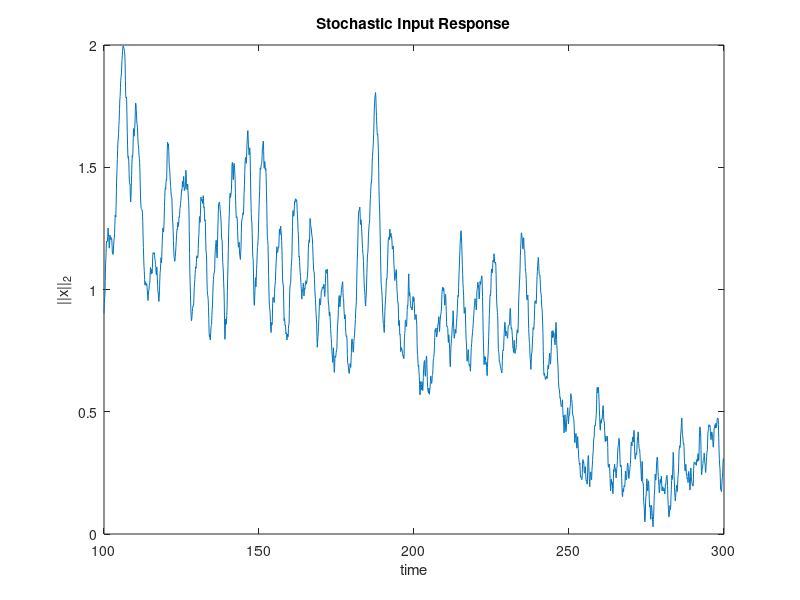
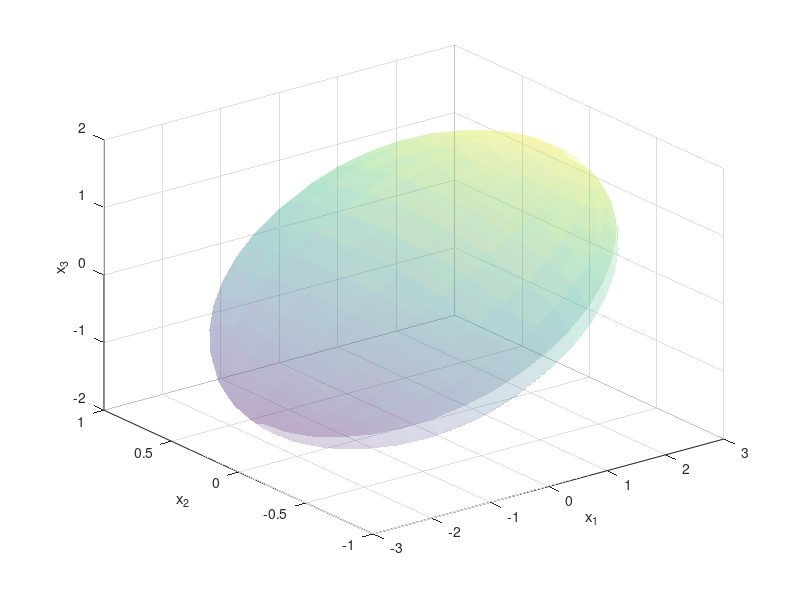

MATLAB code to generate these figures, in order: (Note: this script raises an error after producing the figures.)
clear; clc; close all

rng(42);
n = 3;
I = eye(n);
Sigma_w = 0.1 * I; % Uncorrelated noise

% Derive A
S = randn(n);
S = 0.5 * (S - S'); % Ensure skew-symmetry
Sigma = [7 0 3; 0 1 0; 3 0 3];
% Sigma = I;
A = (-1/2 * Sigma_w + S) / Sigma;

% Derive Sigma
% S = randn(n); S = 0.5*(S - S'); % Random skew-symmetric part
% Q = randn(n); Q = Q'*Q; % Random negative definite part
% A = -Q + S;            
% Sigma = lyap(A, Sigma_w);
% S = 0.5 * (A * Sigma - Sigma * A.');

ev = eig(A);
fprintf('max real part = %.4g\n', max(real(ev)));

% Simulation parameters
n_time = 2e3; %1e4; % Simulation time steps
transient_length = 1e3;
tr = 0.1; % Sampling period
t = 0 : tr : (n_time + transient_length - 1) * tr;

%% SIMULATE W/STOCHASTIC INPUT
sys = ss(A, eye(n), eye(n), zeros(n));
w = mvnrnd(zeros(1, n), Sigma_w, length(t)); % Generate noise input
y_stoch = lsim(sys, w, t); % Simulate LTI response to noise
y_stoch = y_stoch(transient_length + 1:end,:); % Remove transient

% Plot the norm of the state vector
figure, plot(t(transient_length + 1:end), vecnorm(y_stoch, 2, 2))
xlabel('time'); ylabel('||x||_2');
title('Stochastic Input Response')

% Animate state vector evolution
% animate3(y_stoch)

% State evolution in 2D/3D after PCA
% [coeff, score, latent, tsquared, explained, mu] = pca(y_sim);
% y_reduced3 = score(:, 1:3); animate3(y_reduced3)
% y_reduced2 = score(:, 1:2); animate2(y_reduced2)

%% STATE EVOLUTION & STEADY-STATE COVARIANCE
[U, D] = eig(Sigma); % eigenvectors & eigenvalues
radii = sqrt(diag(D)); % principal axes
mean_x = mean(y_stoch,1)'; % mean of the samples

% Plot 1std ellipsoid
[xs, ys, zs] = sphere(20); % unit sphere
ellipsoid_pts = U * diag(radii) * [xs(:)'; ys(:)'; zs(:)'];
X = reshape(ellipsoid_pts(1,:) , size(xs));
Y = reshape(ellipsoid_pts(2,:) , size(ys));
Z = reshape(ellipsoid_pts(3,:) , size(zs));

figure; hold on; grid on; view(3);
surf(X, Y, Z, 'FaceAlpha',0.2, 'EdgeColor','none');
plot3(mean_x(1), mean_x(2), mean_x(3), 'k+', 'MarkerSize',10);
xlabel('x_1'); ylabel('x_2'); zlabel('x_3');

% Plot eigenvectors scaled by eigenvalues
for i = 1:3
    vec = radii(i) * U(:,i);   % scale eigenvector by sqrt of eigenvalue
    quiver3(mean_x(1), mean_x(2), mean_x(3), vec(1), vec(2), vec(3), ...
        'LineWidth', 1);
end

% Animate trajectory
h = animatedline('LineWidth',1);
for i = 1:n_time
    addpoints(h, y_stoch(i,1), y_stoch(i,2), y_stoch(i,3));
    drawnow;
end

%% SYNCHRONIZATION
% Filter to narrow band
fpass = [0.1, 1.0];
fs = 1 / tr;
[b, a] = butter(4, fpass / (fs / 2), 'bandpass'); % 4th-order Butterworth filter
y_filt = filtfilt(b, a, y_stoch);
z = hilbert(y_filt);
phi = angle(z);

% figure, axis equal
% theta = linspace(0, 2*pi, 100);
% for k = 1:size(phi, 1)
%     cla
%     Rvec = mean(exp(1i*phi(k,:)));
%     plot(cos(theta), sin(theta), 'k--'), hold on
%     quiver(zeros(1,n), zeros(1,n), cos(phi(k,:)), sin(phi(k,:)), 0, 'b-')
%     hold on
%     quiver(0, 0, real(Rvec), imag(Rvec), 0, 'r', 'LineWidth', 2)
%     title(sprintf('t = %.2f, |R| = %.2f', t(k), abs(Rvec)))
%     drawnow, pause(.1)
% end

t_steady = t(transient_length + 1:end);
R = abs(mean(exp(1i*phi(:,:)), 2));
x = t_steady(:);
r = R(:);
win_sec = 30;
dt = x(2)-x(1);
w = max(1, round(win_sec / dt));
mu = movmean(r, w);       % centered moving mean
s  = movstd (r, w, 0);    % centered moving std (sample std)

figure, hold on
fill([x; flipud(x)], [mu+s; flipud(mu-s)], [0.9 0.9 1])
plot(x, r, 'b'), plot(x, mu, 'r-', 'LineWidth', 2)
yline(mean(r), 'k--', 'LineWidth', 2)                      
xlabel('Time (s)'); ylabel('R(t)'); title('Moving mean ± moving std')

%% SIMULATE AUTONOMOUS
x0 = 2 * ones(n,1);  % initial condition
options = odeset('RelTol', 1e-8, 'AbsTol', 1e-10);
[t_aut, y_aut] = ode45(@(t,x) A*x, t, x0, options);

% Plot the norm of the state vector
figure, plot(t_aut, vecnorm(y_aut, 2, 2))
xlabel('time'); ylabel('||x||_2');
title('Autonomous response (ode45)')

% Animate state vector evolution
% animate3(y_aut)

%% COVARIANCE MATRIX
% Max lag has to be inferior to total simulation time (in transient)
% because otherwise there wouldn't be enough data points to form the lagged
% pair. If I choose maxLag > length(t) then I have empty plot.
maxLag = 400;  % number of lags to evaluate
lags = (0:maxLag) * tr;

% Theoretical covariance
Sigma_tau = @(tau) expm(A * tau) * Sigma;
stds_th = sqrt(diag(Sigma));
normMat_th = stds_th * stds_th.';
Sigma_th = nan(n,n,numel(lags));
for k = 1:numel(lags)
    tau = lags(k);
    Sigma_th(:,:,k) = Sigma_tau(tau) ./ normMat_th; % Pearson correlation
end

% Empirical covariance
Sigma_emp0 = (y_stoch' * y_stoch) / size(y_stoch,1);
stds_emp = sqrt(diag(Sigma_emp0));
normMat_emp = stds_emp * stds_emp';
Sigma_emp = nan(n,n,numel(lags));
for k = 0:maxLag
    X = y_stoch(1:end-k, :);
    X_lag = y_stoch(1+k:end, :);
    Sigma_emp(:,:,k+1) = (X_lag' * X) / (size(y_stoch, 1) - k) ./ normMat_emp;
end

% Extend to negative lags based on property C_ij(-tau) = C_ji(tau)
lags_full = [-fliplr(lags(2:end)), lags]; % Symmetric lag vector
Sigma_th_full = nan(n,n,numel(lags_full));
Sigma_emp_full = nan(n,n,numel(lags_full));
for i = 1:n
    for j = 1:n
        Cth_pos = squeeze(Sigma_th(i,j,:));
        Cth_neg = squeeze(Sigma_th(j,i,2:end));
        Sigma_th_full(i,j,:) = [flipud(Cth_neg); Cth_pos];

        Cemp_pos = squeeze(Sigma_emp(i,j,:));
        Cemp_neg = squeeze(Sigma_emp(j,i,2:end));
        Sigma_emp_full(i,j,:) = [flipud(Cemp_neg); Cemp_pos];
    end
end

figure;
for i = 1:n
    for j = 1:n
        subplot(n,n,(i-1)*n+j);
        plot(lags_full, squeeze(Sigma_th_full(i,j,:)),'r-'); hold on;
        plot(lags_full, squeeze(Sigma_emp_full(i,j,:)),'b--');
        title(sprintf('\\Sigma_{%d%d}(\\tau)',i,j));
        xlabel('\tau'); grid on;
        if i==1 && j==1
            legend('Theory','Empirical');
        end
    end
end
sgtitle('Auto/Cross-Covariance');

figure;
for i = 1:n
    for j = 1:n
        subplot(n,n,(i-1)*n+j);
        Cth = squeeze(Sigma_th_full(i,j,:));
        Cth_sym = 0.5 * (Cth + flipud(Cth));
        Cth_asym = 0.5 * (Cth - flipud(Cth));
        Cemp = squeeze(Sigma_emp_full(i,j,:));
        Cemp_sym = 0.5 * (Cemp + flipud(Cemp));
        Cemp_asym = 0.5 * (Cemp - flipud(Cemp));

        plot(lags_full, Cth_sym, 'r-', 'LineWidth', 1.2); hold on;
        plot(lags_full, Cth_asym, 'b-', 'LineWidth', 1.2);
        plot(lags_full, Cemp_sym, 'r--');
        plot(lags_full, Cemp_asym, 'b--');
        title(sprintf('Sym/Asym C_{%d%d}(\\tau)', i, j));
        xlabel('\tau'); grid on;
        if i==1 && j==1
            legend('Sym (th)','Asym (th)','Sym (emp)','Asym (emp)');
        end
    end
end
sgtitle('Symmetric (Even) vs Asymmetric (Odd) Covariance Components');

% for k = transient_length:(n_time + transient_length - 1)
%     imshow(Ctens(:,:,k), [], 'InitialMagnification', 'fit')
%     title(sprintf('Time-Lagged Covariance \\Sigma(\\tau) at lag \\tau = %.2f', t(k)));
%     drawnow
%     pause(0.01)
% end

%% PSD MATRIX
Fs = 1 / tr;
% FFT algorithm faster with power of 2
Nfft = 2^nextpow2(maxLag + 1);
freqs = Fs * (0:(Nfft/2)) / Nfft;
omega = 2 * pi * freqs;

% Theoretical PSD
Phi_th = nan(n,n,length(freqs));
for k = 1:length(freqs)
    H = 1i * omega(k) * eye(n) - A;
    H_inv = inv(H);
    Phi_th(:,:,k) = H_inv * Sigma_w * (H_inv)';
end

% Empirical PSD
window = hamming(256);
noverlap = 128;
Phi_emp = nan(n, n, Nfft/2+1);
for i = 1:n
    for j = 1:n
        Pij = cpsd(y_stoch(:,i), y_stoch(:,j), window, noverlap, Nfft, Fs);
        Phi_emp(i,j,:) = Pij;  % Complex cross-spectrum
    end
end

figure;
for i = 1:n
    for j = 1:n
        subplot(n,n,(i-1)*n+j);
        plot(omega, abs(squeeze(Phi_th(i,j,:))),'r-'); hold on;
        plot(omega, abs(squeeze(Phi_emp(i,j,:))),'b--');
        title(sprintf('\\Phi_{%d%d}(\\omega)',i,j));
        xlabel('\omega'); grid on;
        if i==1 && j==1
            legend('Theory','Empirical');
        end
    end
end
sgtitle('Cross-Spectral Density Magnitude');

figure;
for i = 1:n
    for j = 1:n
        subplot(n,n,(i-1)*n + j);
        plot(omega, unwrap(angle(squeeze(Phi_th(i,j,:)))),'r-'); hold on;
        plot(omega, unwrap(angle(squeeze(Phi_emp(i,j,:)))),'b--');
        title(sprintf('Phase of \\Phi_{%d%d}(\\omega)', i, j));
        xlabel('\omega'); grid on;
        if i==1 && j==1
            legend('Theory','Empirical');
        end
    end
end
sgtitle('Cross-Spectral Density Phase');

figure;
for i = 1:n
    for j = 1:n
        subplot(n,n,(i-1)*n+j);
        co_th = real(squeeze(Phi_th(i,j,:)));
        quad_th = imag(squeeze(Phi_th(i,j,:)));
        co_emp = real(squeeze(Phi_emp(i,j,:)));
        quad_emp = imag(squeeze(Phi_emp(i,j,:)));

        plot(omega, co_th, 'r-', 'LineWidth', 1.2); hold on;
        plot(omega, quad_th, 'b-', 'LineWidth', 1.2);
        plot(omega, co_emp, 'r--', 'LineWidth', 1);
        plot(omega, quad_emp, 'b--', 'LineWidth', 1);
        title(sprintf('Co/Quad Spectrum \\Phi_{%d%d}(\\omega)', i, j));
        xlabel('\omega'); grid on;
        if i==1 && j==1
            legend('Co-spectrum (theory)','Quad (theory)','Co-spectrum (emp)','Quad (emp)');
        end
    end
end
sgtitle('Co- and Quadrature Spectra');

%% FUNCTIONS
function animate3(data)
    figure; 
    h = animatedline('LineWidth', 1);
    axis([min(data(:,1)) max(data(:,1)) ...
          min(data(:,2)) max(data(:,2)) ...
          min(data(:,3)) max(data(:,3))]);
    grid on
    xlabel('PC_1'); ylabel('PC_2'); zlabel('PC_3');
    view(3)
    
    for i = 1:size(data, 1)
        addpoints(h, data(i, 1), data(i, 2), data(i, 3));
        drawnow
    end
end

function animate2(data)
    figure; 
    h = animatedline('LineWidth', 1);
    axis([min(data(:,1)) max(data(:,1)) ...
          min(data(:,2)) max(data(:,2))]);
    grid on
    xlabel('PC_1'); ylabel('PC_2');
    title('2D Trajectory Animation');
    
    for i = 1:size(data, 1)
        addpoints(h, data(i, 1), data(i, 2));
        drawnow
    end
end
